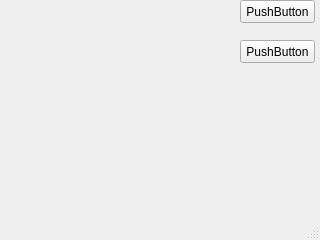
<?xml version="1.0" encoding="UTF-8"?>
<ui version="4.0">
 <class>MainWindow</class>
 <widget class="QMainWindow" name="MainWindow">
  <property name="geometry">
   <rect>
    <x>0</x>
    <y>0</y>
    <width>320</width>
    <height>240</height>
   </rect>
  </property>
  <property name="windowTitle">
   <string>Airo Seats Reservation 1.0</string>
  </property>
  <widget class="QWidget" name="centralwidget">
   <widget class="QPushButton" name="pushButton">
    <property name="geometry">
     <rect>
      <x>240</x>
      <y>0</y>
      <width>75</width>
      <height>23</height>
     </rect>
    </property>
    <property name="text">
     <string>PushButton</string>
    </property>
   </widget>
   <widget class="QPushButton" name="pushButton_2">
    <property name="geometry">
     <rect>
      <x>240</x>
      <y>40</y>
      <width>75</width>
      <height>23</height>
     </rect>
    </property>
    <property name="text">
     <string>PushButton</string>
    </property>
   </widget>
  </widget>
  <widget class="QMenuBar" name="menubar">
   <property name="geometry">
    <rect>
     <x>0</x>
     <y>0</y>
     <width>320</width>
     <height>21</height>
    </rect>
   </property>
  </widget>
  <widget class="QStatusBar" name="statusbar"/>
 </widget>
 <resources/>
 <connections/>
</ui>
